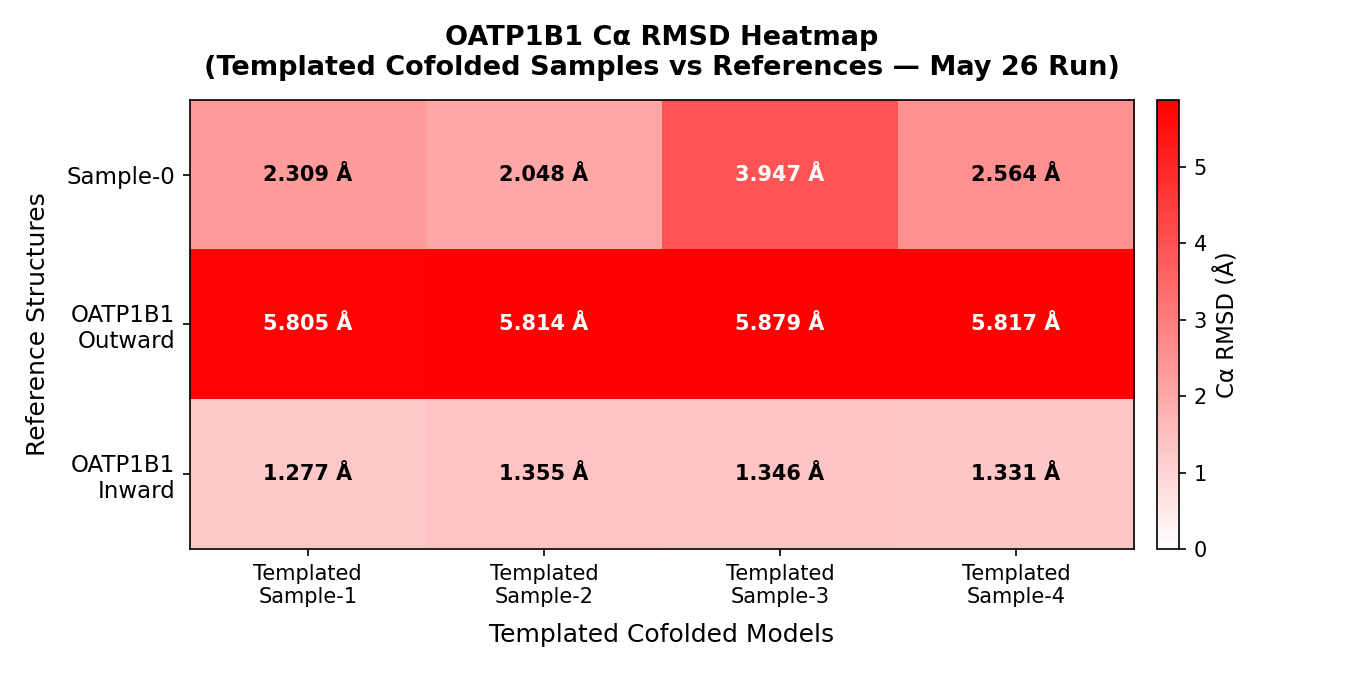

Write Python code to recreate this figure.
import matplotlib.pyplot as plt
import matplotlib.colors as mcolors
import numpy as np
from Bio.PDB import MMCIFParser, Superimposer, CEAligner
import warnings
from Bio.PDB.PDBExceptions import PDBConstructionWarning
warnings.filterwarnings("ignore", category=PDBConstructionWarning)

# ── Paths ──────────────────────────────────────────────────────────────────────
BASE = "/mnt/gs21/scratch/renaldse/AlphaFold3/outputs/OATP1B1_E3S_templated_cofold_May26_2026_11.15AM/oatp1b1"
SEED = "seed-1655790885"
STRUCT_BASE = "/mnt/gs21/scratch/renaldse/AlphaFold3/inputs/structures"

COL_LABELS = ["Templated\nSample-1", "Templated\nSample-2",
               "Templated\nSample-3", "Templated\nSample-4"]
COL_PATHS  = [f"{BASE}/{SEED}_sample-{i}/model.cif" for i in range(1, 5)]

ROW_LABELS = ["Sample-0", "OATP1B1\nOutward", "OATP1B1\nInward"]
ROW_PATHS  = [
    f"{BASE}/{SEED}_sample-0/model.cif",
    f"{STRUCT_BASE}/OATP1B1_outward.cif",
    f"{STRUCT_BASE}/OATP1B1_inward.cif",
]

# ── Helpers ────────────────────────────────────────────────────────────────────
def load_structure(path):
    parser = MMCIFParser(QUIET=True)
    return parser.get_structure("model", path)

def get_chain(structure, chain_id="A"):
    model = structure[0]
    if chain_id in model:
        return model[chain_id]
    return next(iter(model.get_chains()))

def align_and_rmsd(ref_path, mob_path):
    """Align by residue sequence number overlap and compute RMSD."""
    ref_struct = load_structure(ref_path)
    mob_struct = load_structure(mob_path)

    ref_chain = get_chain(ref_struct)
    mob_chain = get_chain(mob_struct)

    ref_res = {r.get_id()[1]: r for r in ref_chain.get_residues() if "CA" in r}
    mob_res = {r.get_id()[1]: r for r in mob_chain.get_residues() if "CA" in r}

    common = sorted(set(ref_res.keys()) & set(mob_res.keys()))

    if len(common) < 10:
        print(f"  WARNING: only {len(common)} common residues — skipping")
        return float("nan"), 0

    ref_ca = [ref_res[i]["CA"] for i in common]
    mob_ca = [mob_res[i]["CA"] for i in common]

    sup = Superimposer()
    sup.set_atoms(ref_ca, mob_ca)
    return round(sup.rms, 3), len(common)

# ── Compute RMSD matrix ────────────────────────────────────────────────────────
print("Loading structures and computing RMSDs …\n")

for label, path in zip(ROW_LABELS, ROW_PATHS):
    s = load_structure(path)
    chain = get_chain(s)
    ca = [r for r in chain.get_residues() if "CA" in r]
    print(f"  {label.replace(chr(10),' ')}: {len(ca)} Cα atoms  ({path})")

for label, path in zip(COL_LABELS, COL_PATHS):
    s = load_structure(path)
    chain = get_chain(s)
    ca = [r for r in chain.get_residues() if "CA" in r]
    print(f"  {label.replace(chr(10),' ')}: {len(ca)} Cα atoms  ({path})")

print()
rmsd_matrix = np.zeros((len(ROW_LABELS), len(COL_LABELS)))

for r, (rlabel, rpath) in enumerate(zip(ROW_LABELS, ROW_PATHS)):
    for c, (clabel, cpath) in enumerate(zip(COL_LABELS, COL_PATHS)):
        val, n = align_and_rmsd(rpath, cpath)
        rmsd_matrix[r, c] = val
        print(f"  {rlabel.replace(chr(10),' ')} vs {clabel.replace(chr(10),' ')}: {val} Å  ({n} residues aligned)")

print("\nRMSD matrix computed successfully.")

# ── Plot ───────────────────────────────────────────────────────────────────────
fig, ax = plt.subplots(figsize=(9, 4.5))

cmap = mcolors.LinearSegmentedColormap.from_list("white_red", ["white", "red"])
vmin, vmax = 0, max(rmsd_matrix.max(), 4.0)
im = ax.imshow(rmsd_matrix, cmap=cmap, vmin=vmin, vmax=vmax, aspect="auto")

cbar = fig.colorbar(im, ax=ax, pad=0.02)
cbar.set_label("Cα RMSD (Å)", fontsize=11)

ax.set_xticks(range(len(COL_LABELS)))
ax.set_xticklabels(COL_LABELS, fontsize=10)
ax.set_yticks(range(len(ROW_LABELS)))
ax.set_yticklabels(ROW_LABELS, fontsize=11)

ax.set_xlabel("Templated Cofolded Models", fontsize=12, labelpad=8)
ax.set_ylabel("Reference Structures", fontsize=12, labelpad=8)
ax.set_title("OATP1B1 Cα RMSD Heatmap\n(Templated Cofolded Samples vs References — May 26 Run)",
             fontsize=13, fontweight="bold", pad=12)

for r in range(len(ROW_LABELS)):
    for c in range(len(COL_LABELS)):
        val = rmsd_matrix[r, c]
        norm_val = (val - vmin) / (vmax - vmin)
        text_color = "white" if norm_val > 0.5 else "black"
        ax.text(c, r, f"{val:.3f} Å", ha="center", va="center",
                fontsize=10, fontweight="bold", color=text_color)

plt.tight_layout()
out_path = "/mnt/gs21/scratch/renaldse/AlphaFold3/RMSD/rmsd_heatmap_oatp1b1_templated_cofold_may26.png"
plt.savefig(out_path, dpi=150)
plt.close()
print(f"\nSaved heatmap → {out_path}")
